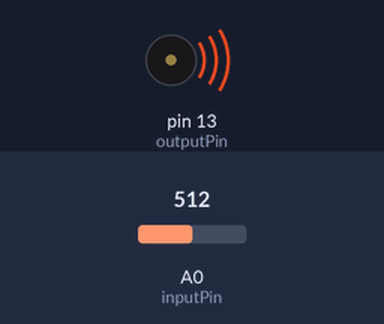
This sketch was run on a simulated Arduino Uno, built with avr-gcc and run on an emulated ATmega328P. On the bench: buzzer (waves = sounding). The test bench sets the inputs (shaded band); at power-on: A0 (inputPin) = 512.

Above: at 0.05 s.
Timing chart, 0 to 3.0 s (numbered marks = the images above):
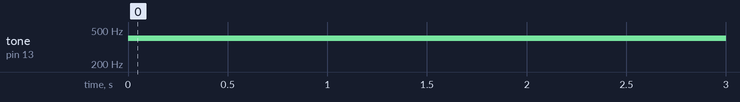

Measured:
- by itself, tone on pin 13 (outputPin): silent → 400 Hz at 0.00 s

The sketch:

ch11_6.ino
```cpp
int inputPin = 0;
int outputPin = 13;
int inputValue = 0;
int frequency = 0;
int duration = 0;

void setup() {
  pinMode(outputPin, OUTPUT);
}

void loop() {
  inputValue = analogRead(inputPin);
  frequency = map(inputValue, 0, 1023, 250, 550);
  duration = 500;
  tone(outputPin, frequency, duration);
  delay(500);
}
```
